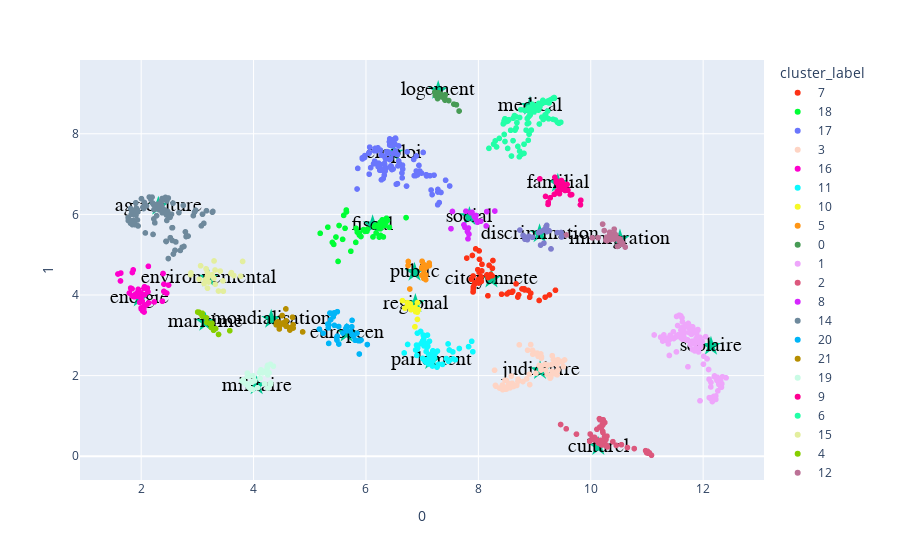

The notebook cell saved with this chart:
### Code cell
fig = px.scatter(umap_embed,x=0,y=1,color='cluster_label',
                 hover_data=['topic_name'],
                 #color_discrete_map=dict_color,
                 color_discrete_sequence=px.colors.qualitative.Light24
                )

fig.add_traces(go.Scatter(
            x=topic_embed[:,0], y=topic_embed[:,1],
            text=list(dict_topic.values()),
            mode="markers+text",
            name='topic vector',
            marker=dict(symbol='star', size=15),
            textfont=dict(
            family="sans serif",
            size=20,
            color="Black"))
               
                  )
